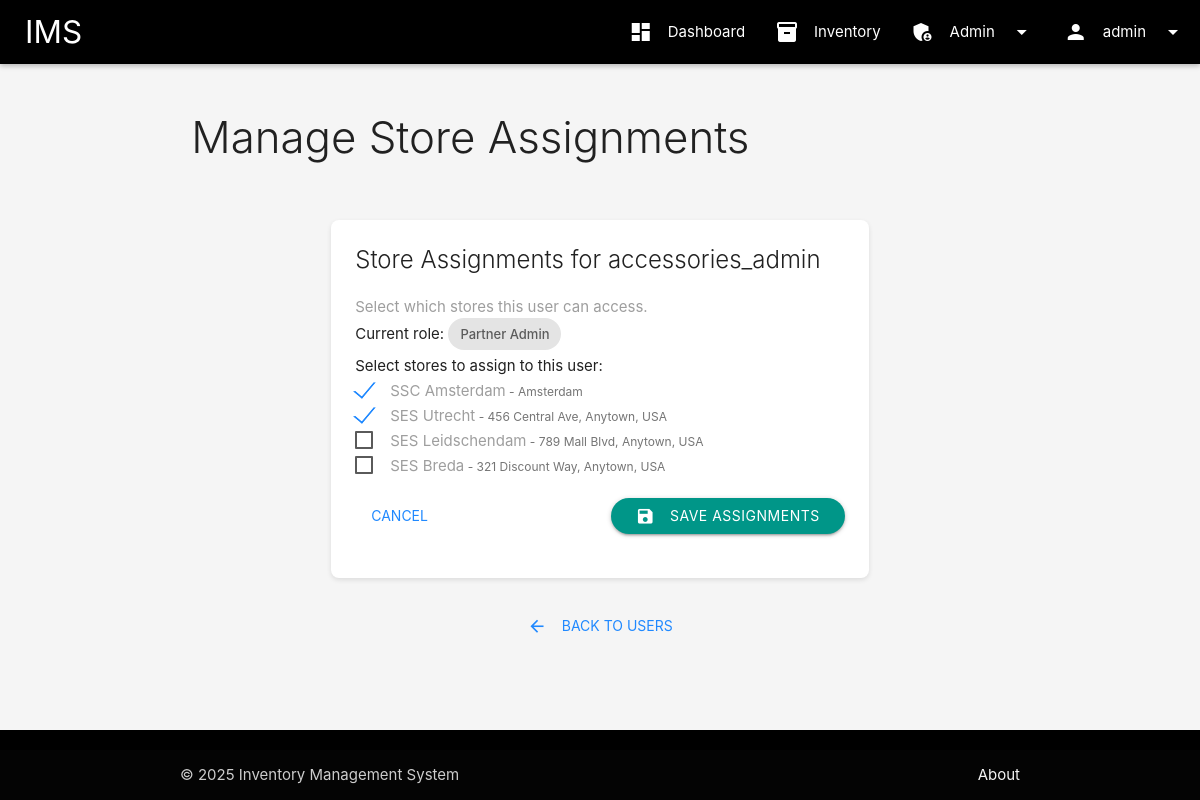
Page /auth/users/2/stores (signed in) on the committed database.
### app/models/user.py (models this page shows, shortened)
class User(UserMixin, db.Model):
    __tablename__ = 'users'
    id = db.Column(db.Integer, primary_key=True)
    username = db.Column(db.String(64), unique=True, nullable=False, index=True)
    password_hash = db.Column(db.String(256), nullable=False)
    _role = db.Column('role', db.String(20), nullable=False, default=UserRole.USER.value)
    failed_login_attempts = db.Column(db.Integer, default=0)
    last_login_attempt_time = db.Column(db.DateTime, nullable=True)
    is_locked = db.Column(db.Boolean, default=False)
    password_last_changed = db.Column(db.DateTime, default=datetime.utcnow)
    created_at = db.Column(db.DateTime, default=datetime.utcnow)
    updated_at = db.Column(db.DateTime, default=datetime.utcnow, onupdate=datetime.utcnow)
    password_history = db.relationship('PasswordHistory', backref='user', lazy='dynamic')
    transactions = db.relationship('Transaction', backref='user', lazy='dynamic')
    security_logs = db.relationship('SecurityLog', backref='user', lazy='dynamic')
    stores = db.relationship('Store',
                            secondary=user_stores,
                            lazy='subquery',
                            backref=db.backref('users', lazy=True))
    @property
    def role(self):
        for role_enum in UserRole:
            if role_enum.value == self._role:
                return role_enum
        return None
    @role.setter
    def role(self, value):
        if isinstance(value, UserRole):
            self._role = value.value
        elif isinstance(value, str):
            valid_values = [r.value for r in UserRole]
            if value in valid_values:
                self._role = value
            else:
                raise ValueError(f"Invalid role value: {value}. Valid values: {valid_values}")
        else:
            raise TypeError(f"Expected UserRole enum or string, got {type(value)}")

### app/models/store.py (models this page shows, shortened)
class Store(db.Model):
    __tablename__ = 'stores'
    id = db.Column(db.Integer, primary_key=True)
    name = db.Column(db.String(100), unique=True, nullable=False, index=True)
    location = db.Column(db.String(255), nullable=True)
    created_at = db.Column(db.DateTime, default=datetime.utcnow)
    updated_at = db.Column(db.DateTime, default=datetime.utcnow, onupdate=datetime.utcnow)
    inventory_items = db.relationship('Inventory', backref='store', lazy='dynamic')
    transactions = db.relationship('Transaction', backref='store', lazy='dynamic')

### app/blueprints/auth/routes.py (the view, shortened to what this page needs)
@auth_bp.route('/users/<int:user_id>/stores', methods=['GET', 'POST'])
@login_required
@admin_required
def manage_user_stores(user_id):
    user = User.query.get_or_404(user_id)
    stores = Store.query.all()
    return render_template('auth/manage_user_stores.html',
                         title=f'Manage Stores for {user.username}',
                         user=user,
                         stores=stores)

### app/utils/auth.py (called while the page is built)
def admin_required(f):
    @wraps(f)
    def decorated_function(*args, **kwargs):
        if not current_user.is_authenticated or current_user.role != UserRole.ADMIN_GLOBAL:
            log_security_event('unauthorized_access_attempt',
                              f"User attempted to access admin-only resource: {request.path}")
            abort(403)  # Forbidden
        return f(*args, **kwargs)
    return decorated_function

### app/templates/auth/manage_user_stores.html (shortened to what this page needs)
{% extends 'base.html' %}
{% block content %}
<div class="row">
    <div class="col s12">
        <h3 class="page-title">Manage Store Assignments</h3>
    </div>
</div>
<div class="row">
    <div class="col s12 m10 offset-m1 l8 offset-l2">
        <div class="card">
            <div class="card-content">
                <span class="card-title">Store Assignments for {{ user.username }}</span>
                <p class="grey-text">Select which stores this user can access.</p>
                <form method="POST" action="{{ url_for('auth.manage_user_stores', user_id=user.id) }}">
                    <div class="row">
                        <div class="col s12">
                            <p class="mb-3">Current role: <span class="chip">{{ user.role.value.replace('_', ' ').title() }}</span></p>
                            <p>Select stores to assign to this user:</p>
                            {% if stores %}
                                {% for store in stores %}
                                <div class="row mb-0">
                                    <div class="col s12">
                                        <label>
                                            <span>{{ store.name }}</span>
                                            <span class="grey-text text-darken-1"> - {{ store.location or 'No location specified' }}</span>
                                        </label>
                                    </div>
                                </div>
                                {% endfor %}
                            {% else %}
                                <p class="center-align">No stores available.</p>
                            {% endif %}
                        </div>
                    </div>
                    <div class="row">
                        <div class="col s12">
                            <button type="submit" class="btn waves-effect waves-light teal right">
                                <i class="material-icons left">save</i>Save Assignments
                            </button>
                            <a href="{{ url_for('auth.edit_user', user_id=user.id) }}" class="btn-flat waves-effect left">
                                Cancel
                            </a>
                        </div>
                    </div>
                </form>
            </div>
        </div>
        <div class="center-align mt-3">
            <a href="{{ url_for('auth.users') }}" class="btn-flat waves-effect">
                <i class="material-icons left">arrow_back</i>Back to Users
            </a>
        </div>
    </div>
</div>
{% endblock %}

### app/templates/base.html (shortened to what this page needs)
<!DOCTYPE html>
<html lang="en">
<head>
    <link rel="stylesheet" href="https://cdnjs.cloudflare.com/ajax/libs/materialize/1.0.0/css/materialize.min.css">
    <link rel="stylesheet" href="{{ url_for('static', filename='css/style.css') }}">
</head>
<body class="grey lighten-4">
    <header>
        <div class="navbar-fixed">
            <nav class="black">
                <div class="nav-wrapper">
                    <a href="{{ url_for('main.index') }}" class="brand-logo">IMS</a>
                    {% if current_user.is_authenticated %}
                    <ul class="right hide-on-med-and-down">
                        <li><a href="{{ url_for('main.index') }}"><i class="material-icons left">dashboard</i>Dashboard</a></li>
                        <li><a href="{{ url_for('inventory.items') }}"><i class="material-icons left">inventory</i>Inventory</a></li>
                        {% if current_user.role.value in ['admin_global', 'partner_admin'] %}
                        <li>
                            <a class="dropdown-trigger" href="#!" data-target="admin-dropdown">
                                <i class="material-icons left">admin_panel_settings</i>Admin
                                <i class="material-icons right">arrow_drop_down</i>
                            </a>
                        </li>
                        {% endif %}
                        <li>
                            <a class="dropdown-trigger" href="#!" data-target="user-dropdown">
                                <i class="material-icons left">person</i>{{ current_user.username }}
                                <i class="material-icons right">arrow_drop_down</i>
                            </a>
                        </li>
                    </ul>
                    {% endif %}
                </div>
            </nav>
        </div>
    </header>
    <main class="container">
        {% block content %}{% endblock %}
    </main>
    <footer class="page-footer black">
        <div class="footer-copyright">
            <div class="container">
                © 2025 Inventory Management System
                <a class="grey-text text-lighten-4 right" href="#">About</a>
            </div>
        </div>
    </footer>
</body>
</html>

### app/static/css/style.css (style rules this page uses)
body { display: flex; min-height: 100vh; flex-direction: column; color: #212121; background-color: #f8f8f8; }
main { flex: 1 0 auto; padding: 20px 0; }
.brand-logo { margin-left: 10px; }
nav { box-shadow: 0 2px 5px rgba(0, 0, 0, 0.26); background-color: #212121; }
nav .brand-logo { padding-left: 15px; }
.card, .card-panel { border-radius: 8px; transition: box-shadow .25s; box-shadow: 0 2px 5px rgba(0,0,0,0.1); background-color: white; }
.card .card-content .card-title { margin-bottom: 20px; color: #212121; }
.btn, .btn-large, .btn-small { border-radius: 50px; background-color: #2089ff; padding: 0 25px; }
.btn-flat { color: #2089ff; }
.page-title { font-weight: 300; margin: 30px 0; color: #212121; }
.mt-3 { margin-top: 30px; }
.mb-0 { margin-bottom: 0; }
.mb-3 { margin-bottom: 30px; }
[type="checkbox"]:checked+span:not(.lever):before { border-right: 2px solid #2089ff; border-bottom: 2px solid #2089ff; }

### rows in the picture
User: username "admin"
User: username "accessories_admin", role.value.replace "Partner Admin"
Store: name "SSC Amsterdam", location "Amsterdam"
Store: name "SES Utrecht", location "456 Central Ave, Anytown, USA"
Store: name "SES Leidschendam", location "789 Mall Blvd, Anytown, USA"
Store: name "SES Breda", location "321 Discount Way, Anytown, USA"
